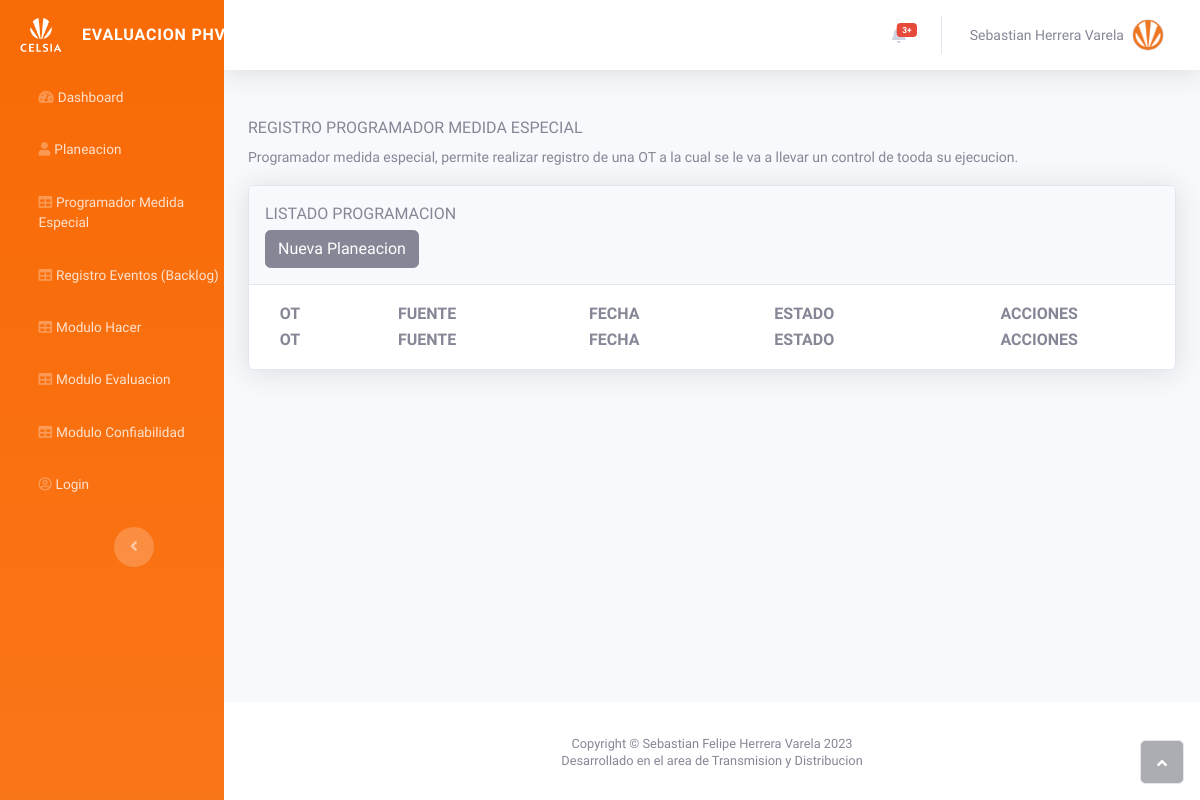
The app's page /listPlaneacion/ (signed in), older data.
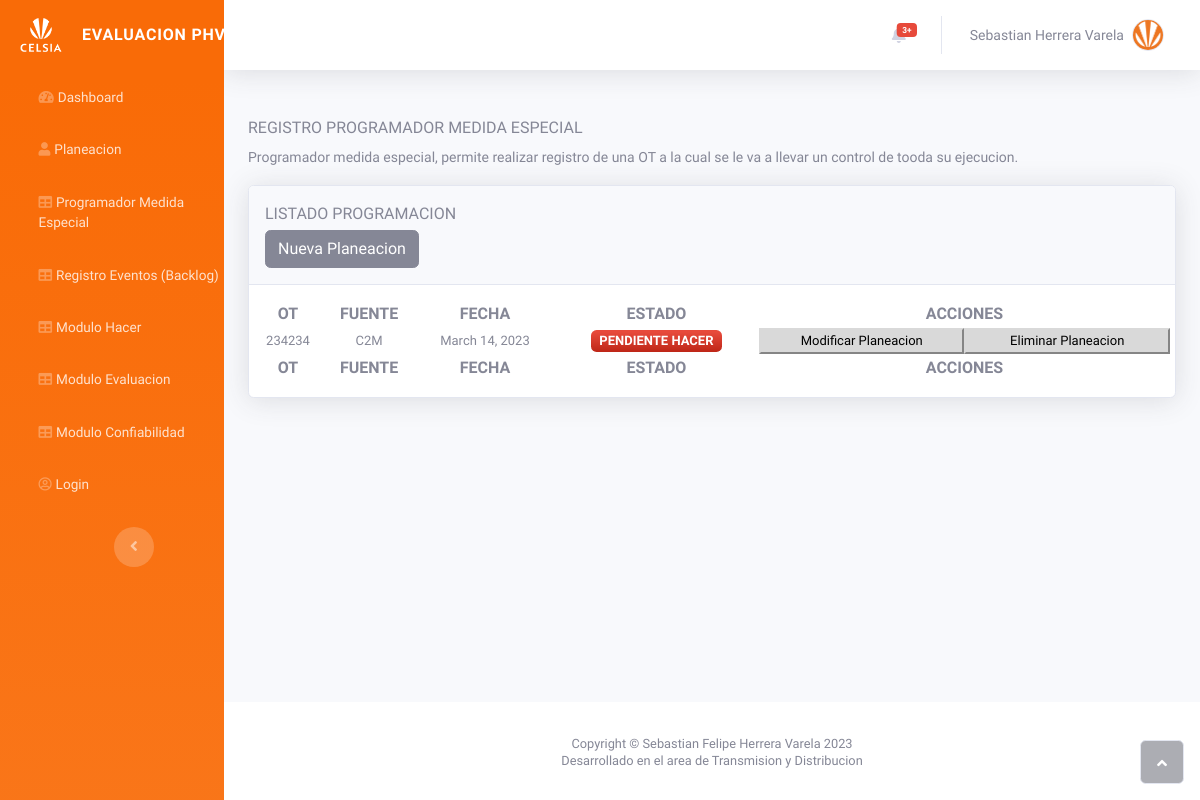
The same page, newer data.
### planeacion/models.py (models this page shows, shortened)
class Planeacion(models.Model):
    orden_trabajo = models.CharField(max_length=20, primary_key=True)
    fuente = models.CharField(max_length=20)
    contrata = models.CharField(max_length=20)
    fecha_programacion = models.DateField()
    estado = models.CharField(max_length=40)
    class Meta:
        verbose_name = 'Planeacion'
        verbose_name_plural = 'Modulo Planeacion'

### planeacion/views.py (the view)
# urls.py: path("listPlaneacion/", views.listPlaneacion, name="listPlaneacion"),
@login_required
def listPlaneacion(request):
    listado_planeacion = Planeacion.objects.all()
    return render(request, "planeacion/list_planeacion.html", {"data": listado_planeacion})

### planeacion/templates/planeacion/list_planeacion.html (shortened to what this page needs)
{% extends 'base.html' %}
{% block content %}
<div class="container-fluid mt-5">
    <h6 class="text-dark text-gray-600 text-uppercase">Registro Programador Medida Especial</h6>
    <small class="form-text1">
      Programador medida especial, permite realizar registro de una OT a la cual se le va a llevar un control de tooda su ejecucion.
    </small>
    <div class="card shadow mt-3">
      <div class="card-header py-3">
        <p class="text-primary m-0 text-gray-600 text-uppercase">Listado Programacion</p>
        <div class="input-group mt-1">
          <a class="btn btn-secondary" href="{% url "planeacion:reg_planeacion" %}">Nueva Planeacion</a>
        </div>
      </div>
      <div class="card-body">
        <div class="row">
          <table id="sebastian" class="display responsive nowrap" style="width: 100%">
            <thead>
              <tr>
                <th class="text-uppercase text-center">OT</th>
                <th class="text-uppercase text-center">Fuente</th>
                <th class="text-uppercase text-center">Fecha</th>
                <th class="text-uppercase text-center">Estado</th>
                <th class="text-uppercase text-center">Acciones</th>
              </tr>
            </thead>
            <tbody>
              {% for info in data %}
                <tr>
                  <td class="text-capitalcase text-center">{{ info.orden_trabajo }}</td>
                  <td class="text-capitalcase text-center">{{ info.fuente }}</td>
                  <td class="text-capitalcase text-center">{{ info.fecha_programacion }}</td>
                  {% if info.estado == "TERMINADO" %}
                  <td class="text-capitalcase text-center">
                    <span class="text-capitalcase badge bg-secondary text-center">{{ info.estado }}</span>
                  </td>
                  {% else %}
                  <td class="text-capitalcase text-center">
                    <span class="text-capitalcase badge bg-gradient-danger text-center">{{ info.estado }}</span>
                  </td>
                  {% endif %}
                  <td>
                    <div class="contenedorBotones">
                      <button class="btn-primary botonesFormularios text-center" type="button">Modificar Planeacion</button>
                      <button class="btn-primary botonesFormularios text-center" type="button">Eliminar Planeacion</button>
                    </div>
                  </td>
                </tr>
              {% endfor %}
            </tbody>
            <tfoot>
              <tr>
                <th class="text-uppercase text-center">OT</th>
                <th class="text-uppercase text-center">Fuente</th>
                <th class="text-uppercase text-center">Fecha</th>
                <th class="text-uppercase text-center">Estado</th>
                <th class="text-uppercase text-center">Acciones</th>
              </tr>
            </tfoot>
          </table>
        </div>
      </div>
    </div>
  </div>
{% endblock content %}

Row changes from the older to the newer data that the page shows:
added Planeacion: orden_trabajo "234234", fuente "C2M", fecha_programacion "March 14, 2023", estado "PENDIENTE HACER"
